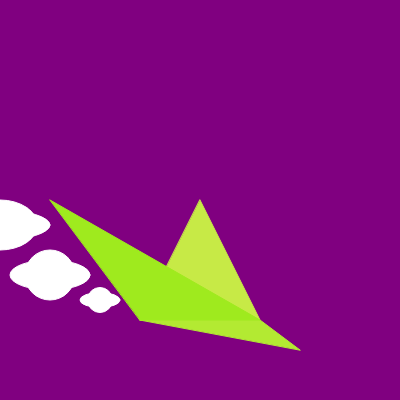
Frame 1 (no input)
Frame 60 (no input): identical to frame 1, image omitted
Frame 120 (the mouse pressed at the canvas centre since frame 60): identical to frame 1, image omitted

The p5.js sketch that drew this single still picture (run headless with seeded random() and noise() and a simulated clock; from frame 60 on, the mouse is pressed at the canvas centre):

// p5.js sketch
// ── sketch.js
function setup() {
  createCanvas(400, 400);
}

function draw() {
  background(128, 0, 128);
  const size = width * 0.15;
  translate(width/2, height/2);
  //paper airplane
  fill(199, 234, 70);
  stroke(199, 234, 70);
  triangle(0, 0, size, size*2, -size, size*2);
  fill(179, 234, 50);
  stroke(179, 234, 50);
  triangle(100, 150, size, size*2, -size, size*2);
  fill(159, 234, 30);
  stroke(159, 234, 30);
  triangle(-150, 0, size, size*2, -size, size*2);
  //first cloud
  stroke(255)
  fill(255)
  ellipseMode(CENTER);
  ellipse(-100, 100, 25, 25)
  stroke(255)
  fill(255)
  ellipseMode(CENTER);
  ellipse(-100, 100, 40, 15)
  //second cloud
  stroke(255)
  fill(255)
  ellipseMode(CENTER);
  ellipse(-150, 75, 50, 50)
  stroke(255)
  fill(255)
  ellipseMode(CENTER);
  ellipse(-150, 75, 80, 30)
  //third cloud
  stroke(255)
  fill(255)
  ellipseMode(CENTER);
  ellipse(-200, 25, 75, 50)
  stroke(255)
  fill(255)
  ellipseMode(CENTER);
  ellipse(-200, 25, 100, 30)
}
